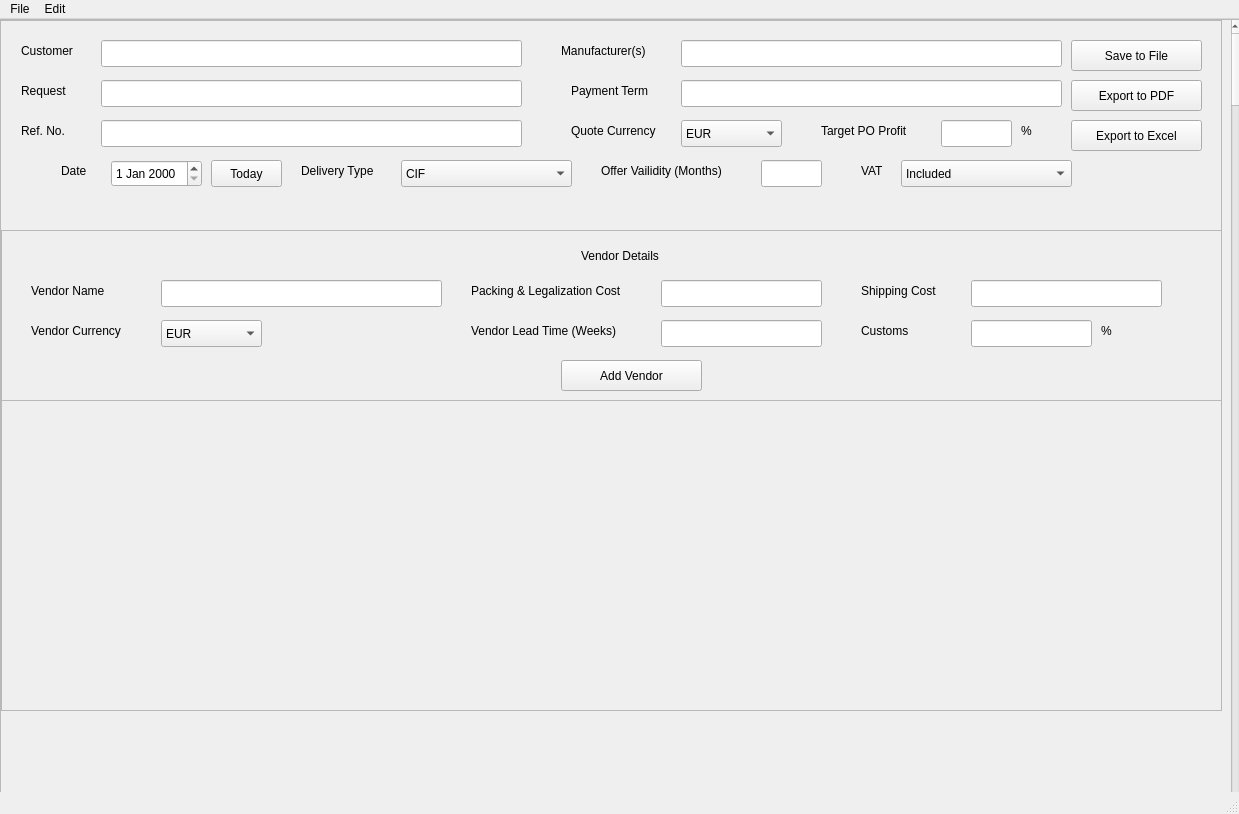
<?xml version="1.0" encoding="UTF-8"?>
<ui version="4.0">
 <class>MainWindow</class>
 <widget class="QMainWindow" name="MainWindow">
  <property name="geometry">
   <rect>
    <x>0</x>
    <y>0</y>
    <width>1239</width>
    <height>814</height>
   </rect>
  </property>
  <property name="windowTitle">
   <string>MainWindow</string>
  </property>
  <widget class="QWidget" name="centralwidget">
   <widget class="QScrollArea" name="scrollArea">
    <property name="geometry">
     <rect>
      <x>0</x>
      <y>0</y>
      <width>1301</width>
      <height>1080</height>
     </rect>
    </property>
    <property name="widgetResizable">
     <bool>true</bool>
    </property>
    <widget class="QWidget" name="scrollAreaWidgetContents">
     <property name="geometry">
      <rect>
       <x>0</x>
       <y>0</y>
       <width>1299</width>
       <height>1078</height>
      </rect>
     </property>
     <widget class="QFrame" name="vendor_frame">
      <property name="geometry">
       <rect>
        <x>0</x>
        <y>210</y>
        <width>1221</width>
        <height>171</height>
       </rect>
      </property>
      <property name="frameShape">
       <enum>QFrame::StyledPanel</enum>
      </property>
      <property name="frameShadow">
       <enum>QFrame::Raised</enum>
      </property>
      <widget class="QPushButton" name="pushButton_2">
       <property name="geometry">
        <rect>
         <x>560</x>
         <y>130</y>
         <width>141</width>
         <height>31</height>
        </rect>
       </property>
       <property name="text">
        <string>Add Vendor</string>
       </property>
      </widget>
      <widget class="QLineEdit" name="vendor_lead_time_field">
       <property name="geometry">
        <rect>
         <x>660</x>
         <y>90</y>
         <width>161</width>
         <height>27</height>
        </rect>
       </property>
      </widget>
      <widget class="QLabel" name="vendor_name_label">
       <property name="geometry">
        <rect>
         <x>30</x>
         <y>50</y>
         <width>91</width>
         <height>21</height>
        </rect>
       </property>
       <property name="text">
        <string>Vendor Name</string>
       </property>
      </widget>
      <widget class="QLabel" name="label_16">
       <property name="geometry">
        <rect>
         <x>860</x>
         <y>90</y>
         <width>71</width>
         <height>21</height>
        </rect>
       </property>
       <property name="text">
        <string>Customs</string>
       </property>
      </widget>
      <widget class="QLabel" name="label_11">
       <property name="geometry">
        <rect>
         <x>470</x>
         <y>90</y>
         <width>191</width>
         <height>21</height>
        </rect>
       </property>
       <property name="text">
        <string>Vendor Lead Time (Weeks)</string>
       </property>
      </widget>
      <widget class="QLineEdit" name="packing_cost_field">
       <property name="geometry">
        <rect>
         <x>660</x>
         <y>50</y>
         <width>161</width>
         <height>27</height>
        </rect>
       </property>
      </widget>
      <widget class="QLineEdit" name="vendor_name_field">
       <property name="geometry">
        <rect>
         <x>160</x>
         <y>50</y>
         <width>281</width>
         <height>27</height>
        </rect>
       </property>
      </widget>
      <widget class="QLineEdit" name="custome_percent_field">
       <property name="geometry">
        <rect>
         <x>970</x>
         <y>90</y>
         <width>121</width>
         <height>27</height>
        </rect>
       </property>
      </widget>
      <widget class="QLabel" name="label_17">
       <property name="geometry">
        <rect>
         <x>470</x>
         <y>50</y>
         <width>191</width>
         <height>21</height>
        </rect>
       </property>
       <property name="text">
        <string>Packing &amp; Legalization Cost</string>
       </property>
      </widget>
      <widget class="QComboBox" name="vendor_currency_combo">
       <property name="geometry">
        <rect>
         <x>160</x>
         <y>90</y>
         <width>101</width>
         <height>27</height>
        </rect>
       </property>
       <item>
        <property name="text">
         <string>EUR</string>
        </property>
       </item>
       <item>
        <property name="text">
         <string>USD</string>
        </property>
       </item>
       <item>
        <property name="text">
         <string>GBP</string>
        </property>
       </item>
       <item>
        <property name="text">
         <string>EGP</string>
        </property>
       </item>
       <item>
        <property name="text">
         <string>CHF</string>
        </property>
       </item>
       <item>
        <property name="text">
         <string>AED</string>
        </property>
       </item>
      </widget>
      <widget class="QLabel" name="vendor_currency_label">
       <property name="geometry">
        <rect>
         <x>30</x>
         <y>90</y>
         <width>111</width>
         <height>21</height>
        </rect>
       </property>
       <property name="text">
        <string>Vendor Currency</string>
       </property>
      </widget>
      <widget class="QLabel" name="label_19">
       <property name="geometry">
        <rect>
         <x>580</x>
         <y>10</y>
         <width>101</width>
         <height>31</height>
        </rect>
       </property>
       <property name="text">
        <string>Vendor Details</string>
       </property>
      </widget>
      <widget class="QLineEdit" name="shipping_cost_field">
       <property name="geometry">
        <rect>
         <x>970</x>
         <y>50</y>
         <width>191</width>
         <height>27</height>
        </rect>
       </property>
       <property name="text">
        <string/>
       </property>
      </widget>
      <widget class="QLabel" name="label_20">
       <property name="geometry">
        <rect>
         <x>860</x>
         <y>50</y>
         <width>101</width>
         <height>21</height>
        </rect>
       </property>
       <property name="text">
        <string>Shipping Cost</string>
       </property>
      </widget>
      <widget class="QLabel" name="label_21">
       <property name="geometry">
        <rect>
         <x>1100</x>
         <y>90</y>
         <width>21</width>
         <height>21</height>
        </rect>
       </property>
       <property name="text">
        <string>%</string>
       </property>
      </widget>
     </widget>
     <widget class="QFrame" name="quotation_frame">
      <property name="geometry">
       <rect>
        <x>-10</x>
        <y>0</y>
        <width>1231</width>
        <height>211</height>
       </rect>
      </property>
      <property name="frameShape">
       <enum>QFrame::StyledPanel</enum>
      </property>
      <property name="frameShadow">
       <enum>QFrame::Raised</enum>
      </property>
      <widget class="QDateEdit" name="quotation_date_entry">
       <property name="geometry">
        <rect>
         <x>120</x>
         <y>140</y>
         <width>91</width>
         <height>27</height>
        </rect>
       </property>
      </widget>
      <widget class="QLabel" name="quote_currency_label">
       <property name="geometry">
        <rect>
         <x>580</x>
         <y>100</y>
         <width>111</width>
         <height>21</height>
        </rect>
       </property>
       <property name="text">
        <string>Quote Currency</string>
       </property>
      </widget>
      <widget class="QLabel" name="label_10">
       <property name="geometry">
        <rect>
         <x>610</x>
         <y>140</y>
         <width>161</width>
         <height>21</height>
        </rect>
       </property>
       <property name="text">
        <string>Offer Vailidity (Months)</string>
       </property>
      </widget>
      <widget class="QComboBox" name="quote_currency_combo">
       <property name="geometry">
        <rect>
         <x>690</x>
         <y>100</y>
         <width>101</width>
         <height>27</height>
        </rect>
       </property>
       <item>
        <property name="text">
         <string>EUR</string>
        </property>
       </item>
       <item>
        <property name="text">
         <string>USD</string>
        </property>
       </item>
       <item>
        <property name="text">
         <string>GBP</string>
        </property>
       </item>
       <item>
        <property name="text">
         <string>EGP</string>
        </property>
       </item>
       <item>
        <property name="text">
         <string>CHF</string>
        </property>
       </item>
       <item>
        <property name="text">
         <string>AED</string>
        </property>
       </item>
      </widget>
      <widget class="QLabel" name="customer_label">
       <property name="geometry">
        <rect>
         <x>30</x>
         <y>20</y>
         <width>71</width>
         <height>21</height>
        </rect>
       </property>
       <property name="text">
        <string>Customer</string>
       </property>
      </widget>
      <widget class="QLabel" name="quotation_date_label">
       <property name="geometry">
        <rect>
         <x>70</x>
         <y>140</y>
         <width>41</width>
         <height>21</height>
        </rect>
       </property>
       <property name="text">
        <string>Date</string>
       </property>
      </widget>
      <widget class="QLineEdit" name="lineEdit_9">
       <property name="geometry">
        <rect>
         <x>770</x>
         <y>140</y>
         <width>61</width>
         <height>27</height>
        </rect>
       </property>
      </widget>
      <widget class="QPushButton" name="set_date_to_today_button">
       <property name="geometry">
        <rect>
         <x>220</x>
         <y>140</y>
         <width>71</width>
         <height>27</height>
        </rect>
       </property>
       <property name="text">
        <string>Today</string>
       </property>
      </widget>
      <widget class="QLineEdit" name="request_field">
       <property name="geometry">
        <rect>
         <x>110</x>
         <y>60</y>
         <width>421</width>
         <height>27</height>
        </rect>
       </property>
      </widget>
      <widget class="QLabel" name="request_label">
       <property name="geometry">
        <rect>
         <x>30</x>
         <y>60</y>
         <width>71</width>
         <height>21</height>
        </rect>
       </property>
       <property name="text">
        <string>Request</string>
       </property>
      </widget>
      <widget class="QLineEdit" name="customer_field">
       <property name="geometry">
        <rect>
         <x>110</x>
         <y>20</y>
         <width>421</width>
         <height>27</height>
        </rect>
       </property>
      </widget>
      <widget class="QLabel" name="target_profit_percent_label">
       <property name="geometry">
        <rect>
         <x>1030</x>
         <y>100</y>
         <width>21</width>
         <height>21</height>
        </rect>
       </property>
       <property name="text">
        <string>%</string>
       </property>
      </widget>
      <widget class="QLineEdit" name="target_profit_field">
       <property name="geometry">
        <rect>
         <x>950</x>
         <y>100</y>
         <width>71</width>
         <height>27</height>
        </rect>
       </property>
      </widget>
      <widget class="QLabel" name="manufacturer_label">
       <property name="geometry">
        <rect>
         <x>570</x>
         <y>20</y>
         <width>111</width>
         <height>21</height>
        </rect>
       </property>
       <property name="text">
        <string>Manufacturer(s)</string>
       </property>
      </widget>
      <widget class="QComboBox" name="delivery_type_combo">
       <property name="geometry">
        <rect>
         <x>410</x>
         <y>140</y>
         <width>171</width>
         <height>27</height>
        </rect>
       </property>
       <item>
        <property name="text">
         <string>CIF</string>
        </property>
       </item>
       <item>
        <property name="text">
         <string>Site Delivery</string>
        </property>
       </item>
       <item>
        <property name="text">
         <string>Other</string>
        </property>
       </item>
      </widget>
      <widget class="QLabel" name="delivery_type_label">
       <property name="geometry">
        <rect>
         <x>310</x>
         <y>140</y>
         <width>101</width>
         <height>21</height>
        </rect>
       </property>
       <property name="text">
        <string>Delivery Type</string>
       </property>
      </widget>
      <widget class="QLineEdit" name="manufacturer_label_2">
       <property name="geometry">
        <rect>
         <x>690</x>
         <y>20</y>
         <width>381</width>
         <height>27</height>
        </rect>
       </property>
      </widget>
      <widget class="QLabel" name="target_profit_label">
       <property name="geometry">
        <rect>
         <x>830</x>
         <y>100</y>
         <width>121</width>
         <height>21</height>
        </rect>
       </property>
       <property name="text">
        <string>Target PO Profit</string>
       </property>
      </widget>
      <widget class="QLineEdit" name="quote_ref_field">
       <property name="geometry">
        <rect>
         <x>110</x>
         <y>100</y>
         <width>421</width>
         <height>27</height>
        </rect>
       </property>
      </widget>
      <widget class="QLabel" name="payment_term_label">
       <property name="geometry">
        <rect>
         <x>580</x>
         <y>60</y>
         <width>101</width>
         <height>21</height>
        </rect>
       </property>
       <property name="text">
        <string>Payment Term</string>
       </property>
      </widget>
      <widget class="QLabel" name="quote_ref_label">
       <property name="geometry">
        <rect>
         <x>30</x>
         <y>100</y>
         <width>61</width>
         <height>21</height>
        </rect>
       </property>
       <property name="text">
        <string>Ref. No.</string>
       </property>
      </widget>
      <widget class="QLineEdit" name="payment_term_field">
       <property name="geometry">
        <rect>
         <x>690</x>
         <y>60</y>
         <width>381</width>
         <height>27</height>
        </rect>
       </property>
      </widget>
      <widget class="QPushButton" name="save_to_file_button">
       <property name="geometry">
        <rect>
         <x>1080</x>
         <y>20</y>
         <width>131</width>
         <height>31</height>
        </rect>
       </property>
       <property name="text">
        <string>Save to File</string>
       </property>
      </widget>
      <widget class="QPushButton" name="export_to_pdf_button">
       <property name="geometry">
        <rect>
         <x>1080</x>
         <y>60</y>
         <width>131</width>
         <height>31</height>
        </rect>
       </property>
       <property name="text">
        <string>Export to PDF</string>
       </property>
      </widget>
      <widget class="QPushButton" name="export_to_excel_button">
       <property name="geometry">
        <rect>
         <x>1080</x>
         <y>100</y>
         <width>131</width>
         <height>31</height>
        </rect>
       </property>
       <property name="text">
        <string>Export to Excel</string>
       </property>
      </widget>
      <widget class="QComboBox" name="vat_state_combo">
       <property name="geometry">
        <rect>
         <x>910</x>
         <y>140</y>
         <width>171</width>
         <height>27</height>
        </rect>
       </property>
       <item>
        <property name="text">
         <string>Included</string>
        </property>
       </item>
       <item>
        <property name="text">
         <string>Not Included</string>
        </property>
       </item>
      </widget>
      <widget class="QLabel" name="vat_label">
       <property name="geometry">
        <rect>
         <x>870</x>
         <y>140</y>
         <width>31</width>
         <height>21</height>
        </rect>
       </property>
       <property name="text">
        <string>VAT</string>
       </property>
      </widget>
     </widget>
     <widget class="QFrame" name="frame_3">
      <property name="geometry">
       <rect>
        <x>0</x>
        <y>380</y>
        <width>1221</width>
        <height>311</height>
       </rect>
      </property>
      <property name="frameShape">
       <enum>QFrame::StyledPanel</enum>
      </property>
      <property name="frameShadow">
       <enum>QFrame::Raised</enum>
      </property>
     </widget>
     <widget class="QScrollBar" name="verticalScrollBar">
      <property name="geometry">
       <rect>
        <x>1230</x>
        <y>0</y>
        <width>8</width>
        <height>811</height>
       </rect>
      </property>
      <property name="orientation">
       <enum>Qt::Vertical</enum>
      </property>
     </widget>
    </widget>
   </widget>
  </widget>
  <widget class="QMenuBar" name="menubar">
   <property name="geometry">
    <rect>
     <x>0</x>
     <y>0</y>
     <width>1239</width>
     <height>24</height>
    </rect>
   </property>
   <widget class="QMenu" name="menuFile">
    <property name="title">
     <string>File</string>
    </property>
    <addaction name="actionNew"/>
    <addaction name="actionOpen"/>
    <addaction name="actionSave"/>
   </widget>
   <widget class="QMenu" name="menuEdit">
    <property name="title">
     <string>Edit</string>
    </property>
    <addaction name="actionCurrency_Conversions"/>
   </widget>
   <addaction name="menuFile"/>
   <addaction name="menuEdit"/>
  </widget>
  <widget class="QStatusBar" name="statusbar"/>
  <action name="actionNew">
   <property name="text">
    <string>New</string>
   </property>
  </action>
  <action name="actionOpen">
   <property name="text">
    <string>Open</string>
   </property>
  </action>
  <action name="actionSave">
   <property name="text">
    <string>Save</string>
   </property>
  </action>
  <action name="actionCurrency_Conversions">
   <property name="text">
    <string>Currency Conversions</string>
   </property>
  </action>
 </widget>
 <resources/>
 <connections/>
</ui>
